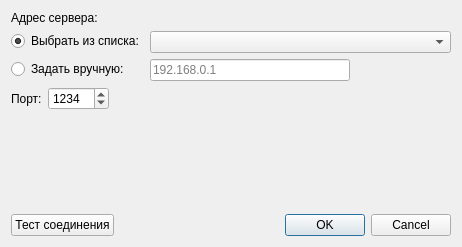
<?xml version="1.0" encoding="UTF-8"?>
<ui version="4.0">
 <class>DiaSettings</class>
 <widget class="QDialog" name="DiaSettings">
  <property name="geometry">
   <rect>
    <x>0</x>
    <y>0</y>
    <width>462</width>
    <height>247</height>
   </rect>
  </property>
  <property name="windowTitle">
   <string>Настройки</string>
  </property>
  <layout class="QVBoxLayout" name="verticalLayout">
   <item>
    <widget class="QLabel" name="label">
     <property name="text">
      <string>Адрес сервера:</string>
     </property>
    </widget>
   </item>
   <item>
    <layout class="QFormLayout" name="formLayout">
     <property name="labelAlignment">
      <set>Qt::AlignLeading|Qt::AlignLeft|Qt::AlignVCenter</set>
     </property>
     <item row="0" column="0">
      <widget class="QRadioButton" name="rb_combo">
       <property name="text">
        <string>Выбрать из списка:</string>
       </property>
       <property name="checked">
        <bool>true</bool>
       </property>
      </widget>
     </item>
     <item row="0" column="1">
      <widget class="QComboBox" name="cb_server"/>
     </item>
     <item row="1" column="0">
      <widget class="QRadioButton" name="rb_manual">
       <property name="text">
        <string>Задать вручную:</string>
       </property>
      </widget>
     </item>
     <item row="1" column="1">
      <widget class="QLineEdit" name="le_addr">
       <property name="maximumSize">
        <size>
         <width>200</width>
         <height>16777215</height>
        </size>
       </property>
       <property name="placeholderText">
        <string>192.168.0.1</string>
       </property>
      </widget>
     </item>
    </layout>
   </item>
   <item>
    <layout class="QHBoxLayout" name="horizontalLayout_2">
     <item>
      <widget class="QLabel" name="label_2">
       <property name="text">
        <string>Порт:</string>
       </property>
      </widget>
     </item>
     <item>
      <widget class="QSpinBox" name="spinBox">
       <property name="maximumSize">
        <size>
         <width>250</width>
         <height>16777215</height>
        </size>
       </property>
       <property name="minimum">
        <number>1</number>
       </property>
       <property name="maximum">
        <number>65535</number>
       </property>
       <property name="value">
        <number>1234</number>
       </property>
      </widget>
     </item>
     <item>
      <spacer name="horizontalSpacer">
       <property name="orientation">
        <enum>Qt::Horizontal</enum>
       </property>
       <property name="sizeHint" stdset="0">
        <size>
         <width>40</width>
         <height>20</height>
        </size>
       </property>
      </spacer>
     </item>
    </layout>
   </item>
   <item>
    <spacer name="verticalSpacer">
     <property name="orientation">
      <enum>Qt::Vertical</enum>
     </property>
     <property name="sizeHint" stdset="0">
      <size>
       <width>20</width>
       <height>40</height>
      </size>
     </property>
    </spacer>
   </item>
   <item>
    <layout class="QHBoxLayout" name="horizontalLayout">
     <item>
      <widget class="QPushButton" name="pb_test">
       <property name="text">
        <string>Тест соединения</string>
       </property>
      </widget>
     </item>
     <item>
      <widget class="QLabel" name="l_mess">
       <property name="text">
        <string/>
       </property>
      </widget>
     </item>
     <item>
      <widget class="QDialogButtonBox" name="buttonBox">
       <property name="orientation">
        <enum>Qt::Horizontal</enum>
       </property>
       <property name="standardButtons">
        <set>QDialogButtonBox::Cancel|QDialogButtonBox::Ok</set>
       </property>
      </widget>
     </item>
    </layout>
   </item>
  </layout>
 </widget>
 <resources/>
 <connections>
  <connection>
   <sender>buttonBox</sender>
   <signal>accepted()</signal>
   <receiver>DiaSettings</receiver>
   <slot>accept()</slot>
   <hints>
    <hint type="sourcelabel">
     <x>248</x>
     <y>254</y>
    </hint>
    <hint type="destinationlabel">
     <x>157</x>
     <y>274</y>
    </hint>
   </hints>
  </connection>
  <connection>
   <sender>buttonBox</sender>
   <signal>rejected()</signal>
   <receiver>DiaSettings</receiver>
   <slot>reject()</slot>
   <hints>
    <hint type="sourcelabel">
     <x>316</x>
     <y>260</y>
    </hint>
    <hint type="destinationlabel">
     <x>286</x>
     <y>274</y>
    </hint>
   </hints>
  </connection>
 </connections>
</ui>
